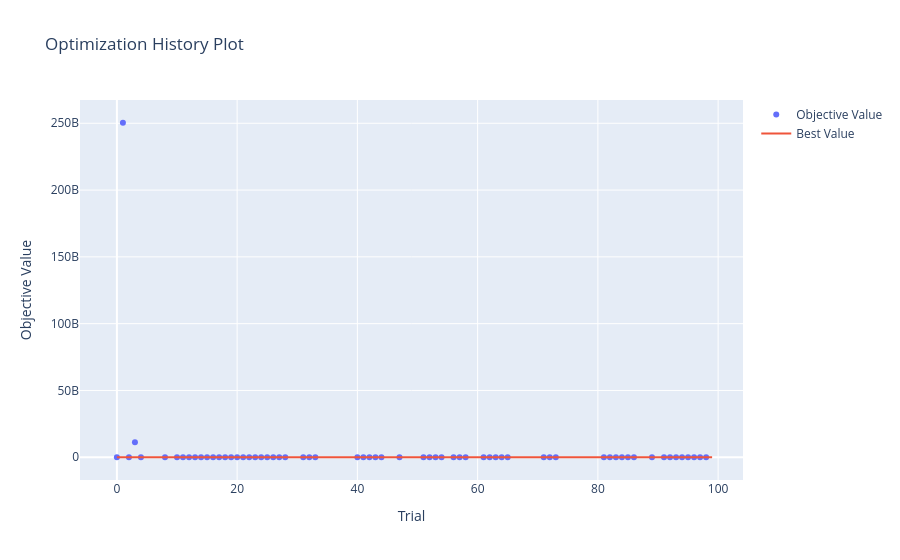
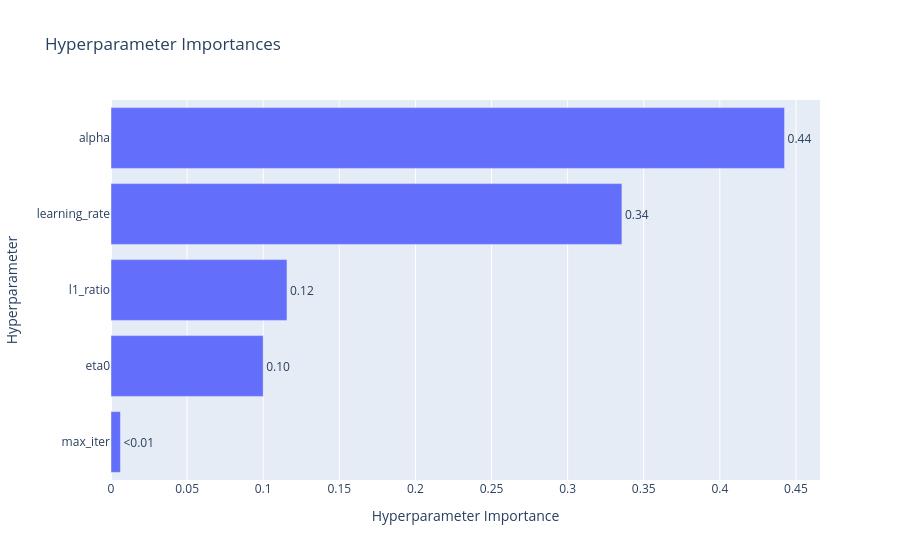

The notebook cell saved with these charts, in order:
### Code cell
study = results[0]["study"]

vis.plot_optimization_history(study).show()
vis.plot_param_importances(study).show()
